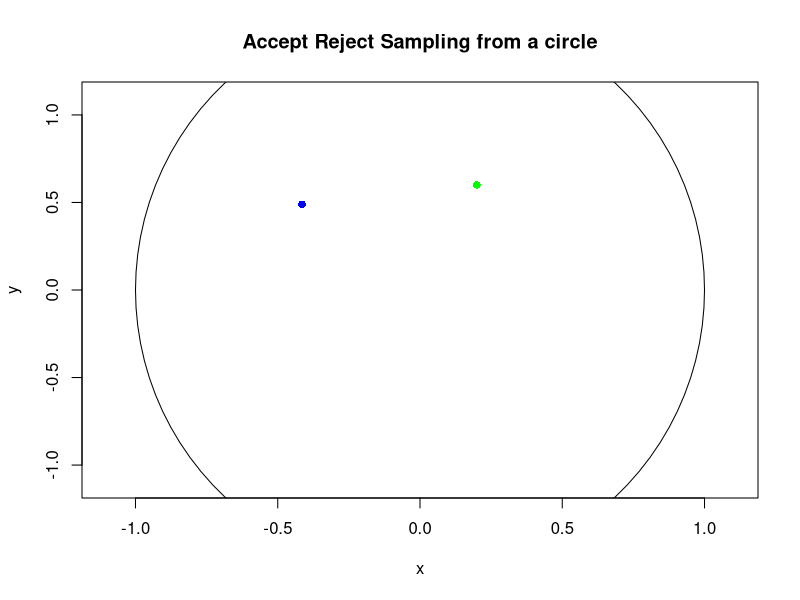
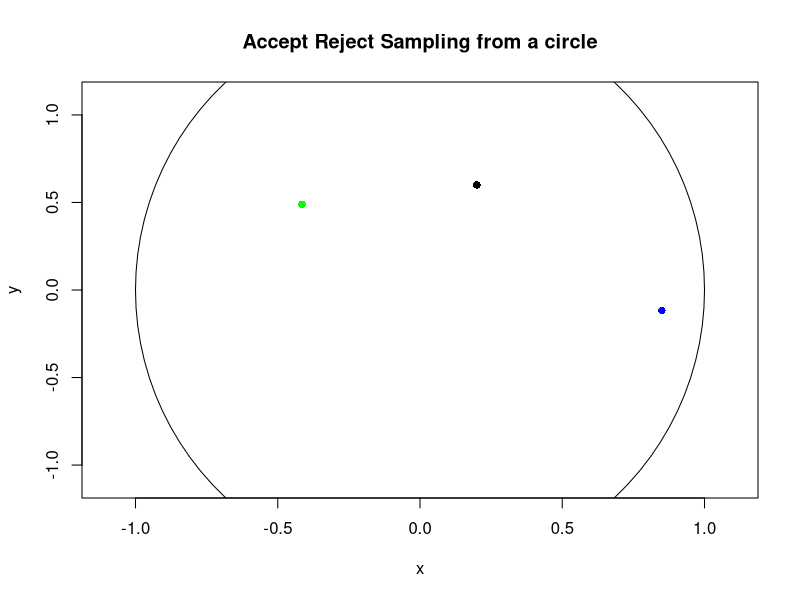
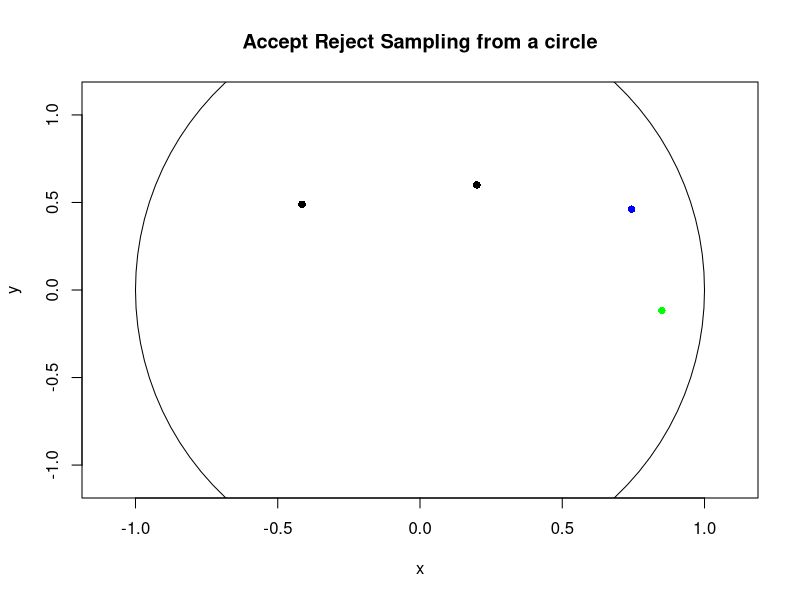
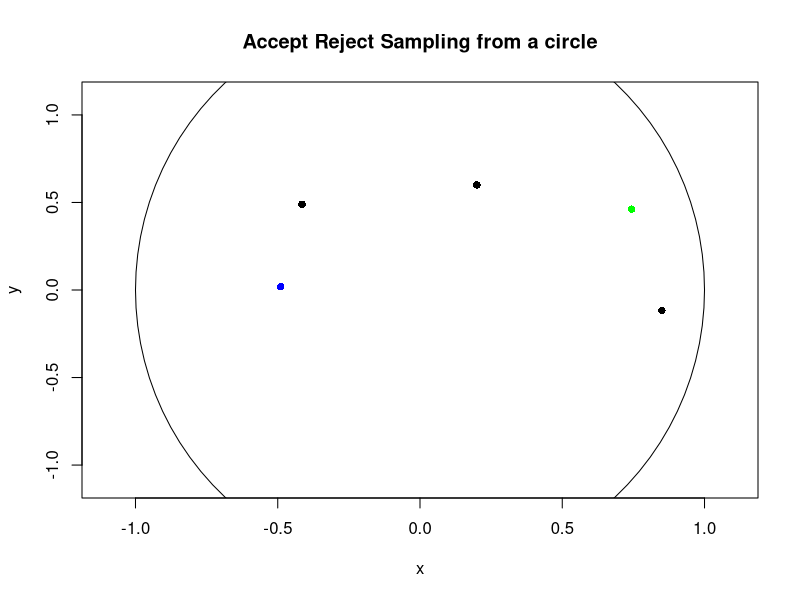
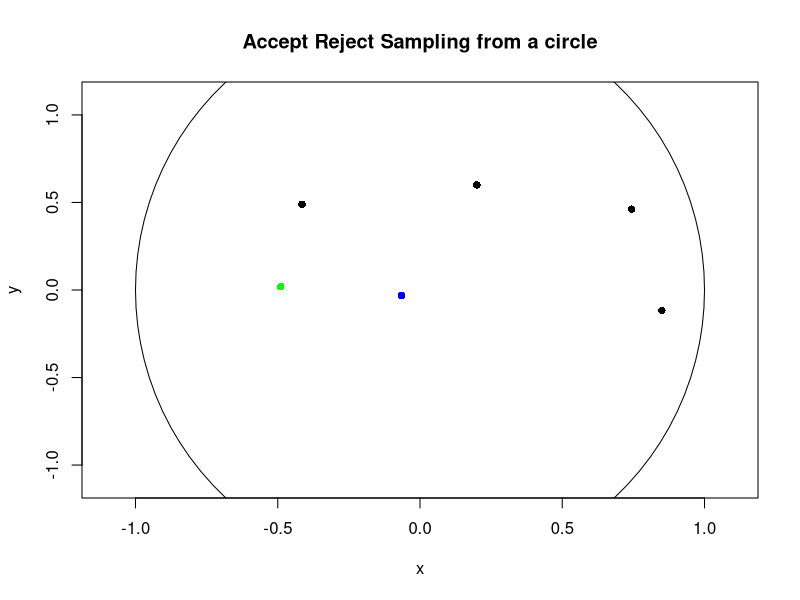
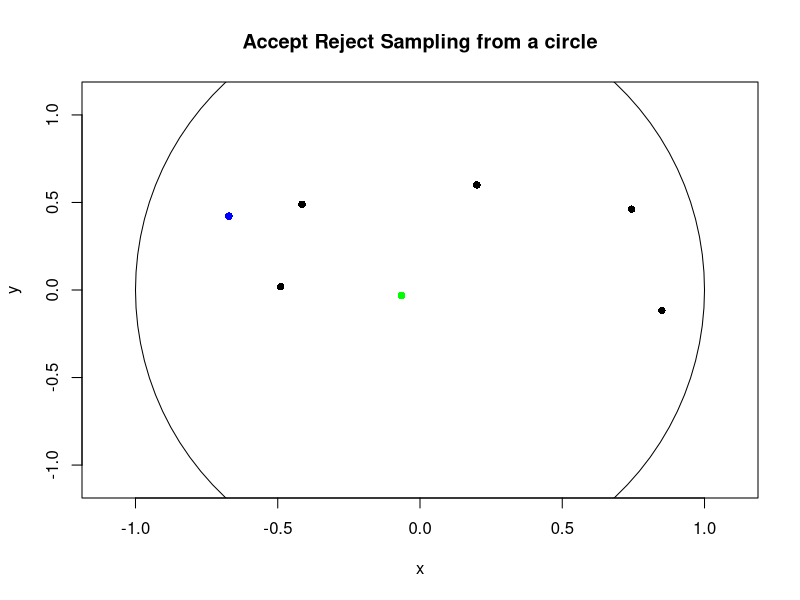
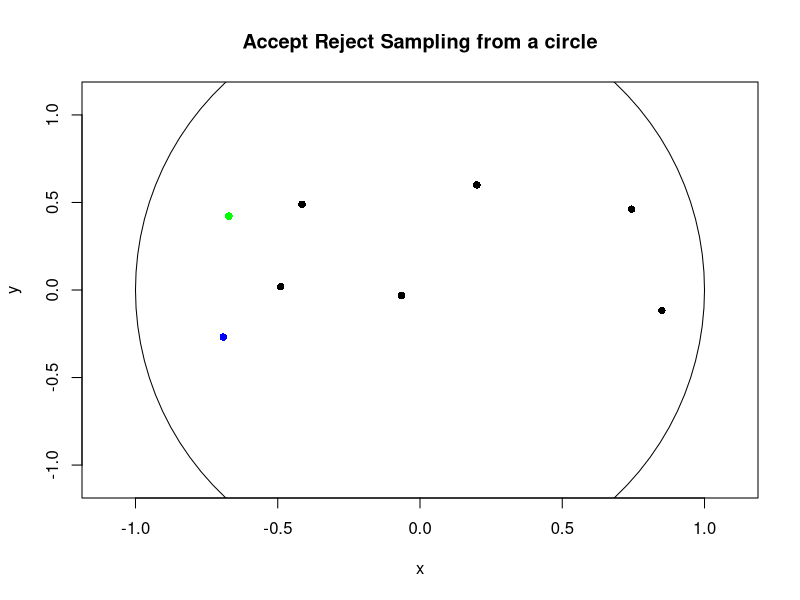
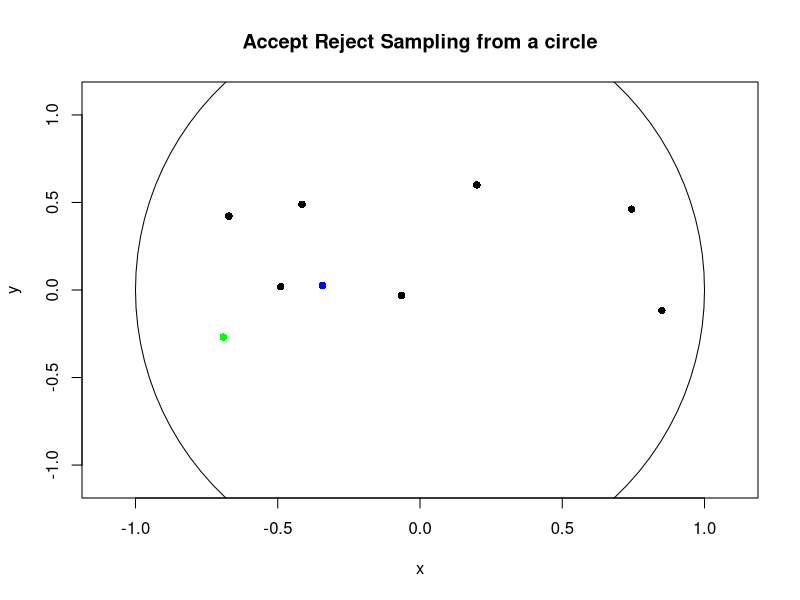

These figures' R source, in order: (Note: a time limit stopped this script after it produced the figures.)
library("plotrix")
N = 1e4
xsamp <- numeric(length = N)
ysamp <- numeric(length = N)
xprop <- numeric(length = N)
yprop <- numeric(length = N)
acc <- numeric(length = N)
acc[1] <- 1
samp_eval <- numeric(length = N)

xsamp[1] <- .2
ysamp[1] <- .6
xprop[1] <- .2
yprop[1] <- .6

for (i in 2:N)
{
  xprop[i] <- runif(1,-1,1)
  yprop[i] <- runif(1,-1,1)
  acc[i] <- (xprop[i]^2 + yprop[i]^2) <1
  if(acc[i]==0)
  {
    xsamp[i] <- xsamp[i-1]
    ysamp[i] <- ysamp[i-1]
  }
  else
  {
    xsamp[i] <- xprop[i]
    ysamp[i] <- yprop[i]
  }
}

samp_eval <- xsamp^2 + ysamp^2 - 1
colors <- ifelse(acc,"blue","red")

x <- seq(-1.1,1.1,length = 1e4)
y <- seq(-1.1,1.1,length = 1e4)

for(i in 1:1e4)
{
  plot(x,y,type="n",col="red", main= "Accept Reject Sampling from a circle", ylim = range(y), xlim = range(x))
  draw.circle(0,0,radius = 1)
  points(xsamp[i],ysamp[i], col="green", pch=16, cex =1)
  points(xsamp[1:i-1],ysamp[1:i-1], pch=16, cex=1)
  points(xprop[i+1],yprop[i+1],col = colors[i+1],pch=16, cex =1 )
  Sys.sleep(0.05)
}
plot(x,y,type="n",col="red",main="Accept-Reject Sampling in Circle")
draw.circle(0,0,radius = 1)
points(xprop,yprop,col = colors, pch= 16, cex= 1)

par(mfrow=c(1,2))
acf(xsamp, main=paste("Autocorrelation for x for h = "),h)
